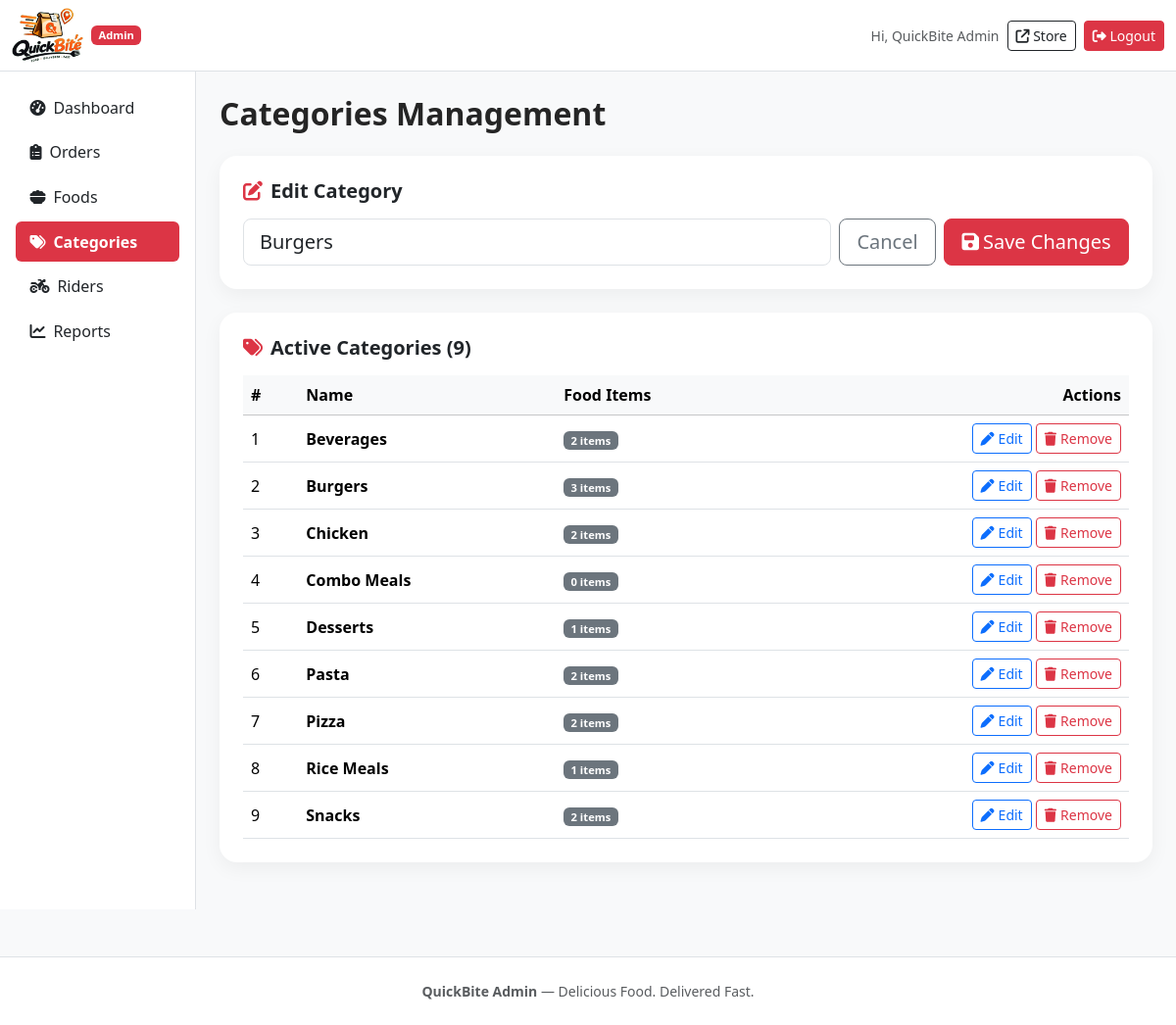
Screenshot of /admin/categories.php?edit=1 (signed in) with the database file from the repository.
### tables this page shows
CREATE TABLE categories(
 id INT AUTO_INCREMENT PRIMARY KEY,
 name VARCHAR(100) NOT NULL,
 status TINYINT(1) DEFAULT 1,
 created_at TIMESTAMP DEFAULT CURRENT_TIMESTAMP
);

### includes/functions.php (called while the page is built, shortened)
<?php
function e($value) { return htmlspecialchars((string)$value, ENT_QUOTES, 'UTF-8'); }
?>

### admin/categories.php (the view, shortened to what this page needs)
<?php
require_once "../config/database.php";
require_once "../includes/functions.php";
$edit = null;
if (isset($_GET['edit'])) {
    $e = $pdo->prepare("SELECT * FROM categories WHERE id=?");
    $e->execute([(int)$_GET['edit']]);
    $edit = $e->fetch();
}
$cats = $pdo->query("SELECT *,(SELECT COUNT(*) FROM foods WHERE category_id=categories.id AND status=1) items FROM categories WHERE status=1 ORDER BY name")->fetchAll();
include "includes/header.php";
?>
<h2 class="section-title mb-4">Categories Management</h2>
<div class="card form-card p-4 mb-4">
  <h5 class="fw-bold mb-3"><i class="fa-solid fa-pen-to-square me-2 text-danger"></i><?= $edit ? 'Edit Category' : 'Add New Category' ?></h5>
  <form method="post" class="row g-2 align-items-end">
    <div class="col-md-8">
      <input name="name" class="form-control form-control-lg" placeholder="Category name (e.g. Burgers, Pizza, Beverages)" value="<?= $edit ? e($edit['name']) : '' ?>" required>
    </div>
    <div class="col-md-4 d-flex gap-2">
      <?php if ($edit): ?><a href="categories.php" class="btn btn-lg btn-outline-secondary flex-grow-1">Cancel</a><?php endif; ?>
      <button class="btn btn-lg btn-danger flex-grow-1"><i class="fa-solid <?= $edit ? 'fa-floppy-disk' : 'fa-plus' ?> me-1"></i><?= $edit ? 'Save Changes' : 'Add Category' ?></button>
    </div>
  </form>
</div>
<div class="card form-card p-4 mb-4">
  <h5 class="fw-bold mb-3"><i class="fa-solid fa-tags me-2 text-danger"></i>Active Categories (<?= count($cats) ?>)</h5>
  <?php if (empty($cats)): ?>
    <div class="text-center text-muted py-5"><i class="fa-solid fa-inbox fa-2x mb-2 d-block opacity-50"></i>No categories yet.</div>
  <?php else: ?>
    <div class="table-responsive">
      <table class="table align-middle mb-0">
        <thead class="table-light">
          <tr>
            <th>#</th>
            <th>Name</th>
            <th>Food Items</th>
            <th class="text-end">Actions</th>
          </tr>
        </thead>
        <tbody>
          <?php foreach ($cats as $i => $c): ?>
            <tr>
              <td><?= $i+1 ?></td>
              <td class="fw-semibold"><?= e($c['name']) ?></td>
              <td>
                <span class="badge bg-secondary"><?= $c['items'] ?> items</span>
              </td>
              <td class="text-end">
                <a href="?edit=<?= $c['id'] ?>" class="btn btn-sm btn-outline-primary"><i class="fa-solid fa-pen me-1"></i>Edit</a>
                <a data-confirm="Remove category <?= e($c['name']) ?>?" href="?delete=<?= $c['id'] ?>" class="btn btn-sm btn-outline-danger"><i class="fa-solid fa-trash me-1"></i>Remove</a>
              </td>
            </tr>
          <?php endforeach; ?>
        </tbody>
      </table>
    </div>
  <?php endif; ?>
</div>
<?php include "includes/footer.php"; ?>

### assets/css/style.css (style rules this page uses)
body { background:#fffaf7;color:#252525 }
:root { --pink-bg:#ffd2cf;--pink-bg-2:#ffe6e3;--pink-light:#fff1ee;--pink-dark:#e8a3a0;--pink-deep:#ff9c99;--orange:#ff9a3d;--orange-deep:#f97316;--outline:#1f1014 }
.badge { font-size:.7rem }
.table td,.table th { vertical-align:middle }
.form-card { border:0;border-radius:18px;box-shadow:0 6px 20px rgba(0,0,0,.05) }
.section-title { font-weight:700;margin-bottom:.75rem }

### rows the page displays
categories: name "Burgers", items "3"
categories: name "Beverages", items "2"
categories: name "Chicken", items "2"
categories: name "Combo Meals", items "0"
categories: name "Desserts", items "1"
categories: name "Pasta", items "2"
categories: name "Pizza", items "2"
categories: name "Rice Meals", items "1"
categories: name "Snacks", items "2"

### other values shown
$_SESSION['user']['name'] "QuickBite Admin"
count($cats) "9"
